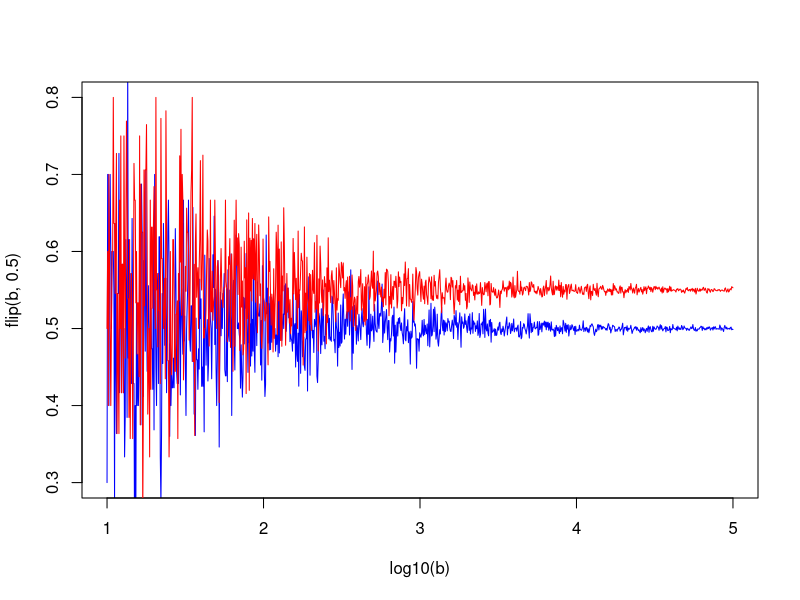
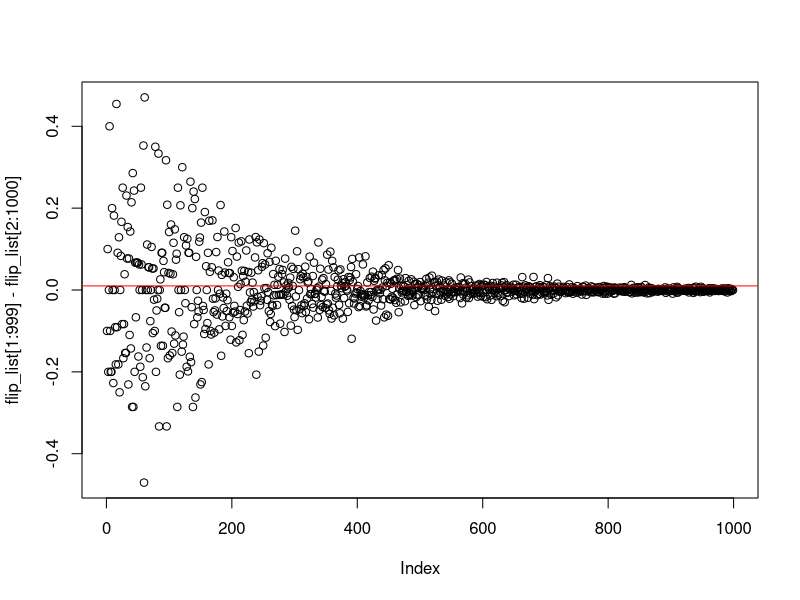
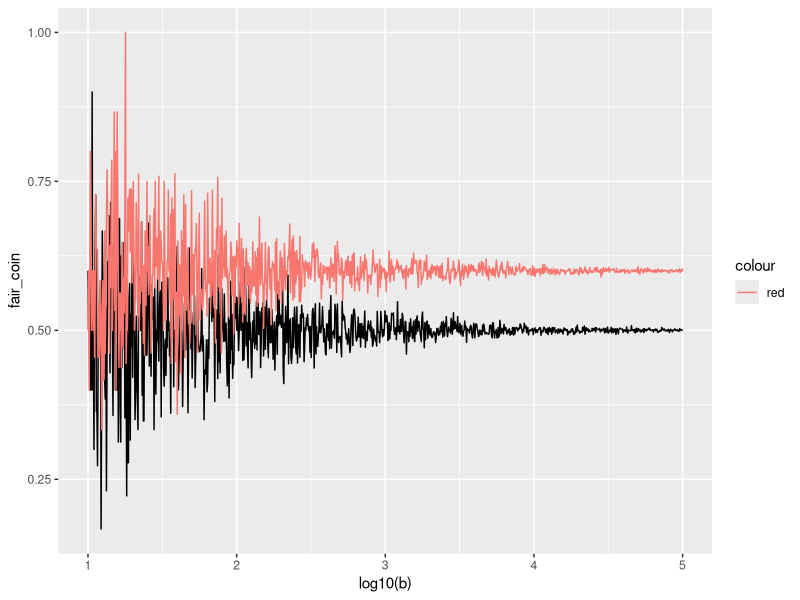
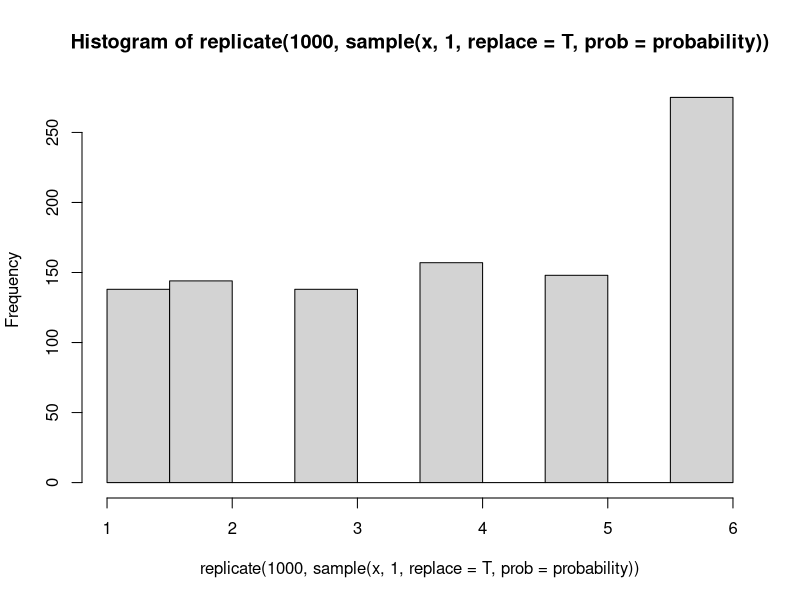

Generate these figures, in order, with R:
b<-10^seq(1,5,len=1000) #creates a 1000 simulations ranging frmo 10^1 to 10^5


#flip is a funciton that takes two parameters, b and x, which are the number of simulations and the probablity of the coin with a default of .5, also known as 50/50
flip <-function(b,x=.5){
  sapply(b,                   #lapply takes a vector and then applies a function with that vector
         function(b) mean(rbinom(b,1,x)))  #rbinom is a base R function that randonly generates values based on the binomial forumla
}

plot(log10(b),flip(b,.5),type='l',col='blue',ylim = c(.3,.8))  #plot will create a graph with log10(b) as the x axes and then pots the result of the flip() function above
lines(log10(b),flip(b,.55),type='l',col='red')  #lines is like plot, but instead of creating a new plot, it overlays over top of the current plot

flip_list<-flip(b,.5)

plot(flip_list[1:999]-flip_list[2:1000])
abline(h=.01, col='red')


fair_coin<-flip(b,.5)
unfair_coin<-flip(b,.6)
df<-data.frame(fair_coin,unfair_coin)
library(ggplot2)
p<-ggplot(data=df,aes(x=log10(b),y=fair_coin))+geom_line() #makes first graph, saves to 'p'

p+ geom_line(aes(x=log10(b),y=unfair_coin,col='red')) #adds new graph to 'p'





rbinom(10,10,.5) # 10 is the number of observations while '1' is the number of trials. So, if this were 10 as well, there would a sum of 'successes' that were less than 10
dbinom(3,10,.5)  # this determines the density,  aka probability of exact outcome, so x= 3 heads out of 10, is not the cumulative 0-3 but exactly 3 for example. for cumulative, use pbinom, or sum dbinom:
sum(dbinom(3,10,.5),dbinom(2,10,.5),dbinom(1,10,.5),dbinom(0,10,.5))
pbinom(3,10,.5)




#coin_flip() does the flipping, two styles, by thumb is standard

coin_flip<-function(type = .5, bias = .1){
  rbinom(1,1,type+bias)
}
mean(replicate(100,coin_flip()))

#coin will be either unbiased or biased.

Bag_of_coins<- c(rep(.5,9),.6) #lists 9 fair coins, one biased coin at .6
sample<-sample(Bag_of_coins,5,replace = F) #picks 5 coins randomly from bag
coin_flip(type=sample,bias=0)


#expected value
x<-c(1,2,3,4,5,6) # single dice
probability<-(c(rep(1/7,5),.2857143)) #probabilty that the dice is loaded for 6
  hist(replicate(1000,sample(x,1,replace = T,prob=probability)))


  x<-c(0,1) # single coin, 0=Tails
  probability<-c(.5,.5) #probabilty that the coin is fair = .5
  mean(replicate(1000,sample(x,1,replace = T,prob=probability)))

#simulation game




  #flip game
  #establish players, beginning money
  Player_class<-function(s,p){
    value<-list("stash"=s,"player_name"=p)
      attr(value, "class") <- "player"
    value}

  flip<-function(obj){
      UseMethod("flip")
  }

  flip.default<-function(obj,p=.5){
    value<-rbinom(1,1,p)
    value
  }

  flip.player<-function(obj,p=.5){
    value<-rbinom(1,1,p)
    value
  }

  p1<-Player_class(10,'p1')
  p2<-Player_class(10,'p2')

  flip(p1)  #this is a method, a function, called for player1 'p1' where rbinom produces a coint toss
  #questions: how to modify probablity from default of .5?
  #

  n<-2  #number of players

  for (i in 1:n){print(i)}



  p1<-10;p2<-10
  #player_stash <- 10
  # 1.
  bet_options<-c(1,2,3)
  bet<-sample(bet_options,1)

  #4 determine winner or loser
  #     person who flips calls h/t
  call_coin<-sample(c(1,0),1)
  ifelse(call_coin==1,print("I call heads"),print("I call tails"))


  #flip coin
      flip<-rbinom(1,1,.5)
      ifelse(flip==1,print("Heads"),print("Tails"))
  if(call_coin - flip==0){
    p1<-p1+bet
    p2<-p2-bet
    }else{
       p1<-p1-bet
       p2<-p2+bet}

  # if call - flip  != 0 then non caller wins
  # winner has their stash += bet
  # loser has tehir stash reduced -= bet



  #sample from















################
      #object oriented Programming#
library(R6)

      Player<-R6Class("Player",
                      public = list(
                        name = NULL,
                        stash = NULL,
                        betting_style = NULL,
                        initialize = function(name = NA, stash = NA, betting_style = 2) {
                          self$name <- name  #these functions will be called upon intitializing new objects
                          self$stash <- stash
                          self$betting_style<-betting_style
                          self$greet()
                          },
                        set_stash = function(val) {
                          self$stash <- val
                        },
                        greet = function() {
                          cat(paste0("Hello, my name is ", self$name, ".\n\n\n"))
                          cat(paste0("My stash of chips is ", self$stash, ".\n\n\n"))
                          cat(paste0("My style of betting is ", self$betting_style, ".\n\n\n"))
                        },
                        call_coin = function(){
                          call<-ifelse(sample(c(1,0),1)==1,'Heads!','Tails!')
                          cat(paste0("I call ",call,"\n\n\n"))
                        },
                        flip_coin = function(){
                          #validate that bet of 'heads or tails' has occured
                          #if (call)
                            flip<-rbinom(1,1,.5)
                          ifelse(flip==1,flip<-"Heads",flip<-"Tails")
                          flip
                        }#,
                        #make_bet<-function(player){
                        #  call_coin()

                        #  }

                      )
      )
p1<-Player$new("Brian",10,3)
p2<-Player$new("Julie",10)

# the following game should take 2 players and let them flip a coin after call heads/tails.
# Two mirror a real word 2 minute round of several bets,
#a minimum of 4 bets can occur and a limit of 15...
#assumes one could only make 15 bets in 2 minutes,  and a min of 4 bets
Betting_Game<-R6Class('Betting_Game',

                      public = list(
                        name = NULL,
                        outcome = NULL,
                        max_bet = NULL,
                        bet_options = NULL,
                        rounds = NULL, #simple integer counting rounds
                        bet_outcome = NULL,  #for a given bet, who won? output something like c(p1,+3,p2,-3)
                        number_of_bets = NULL,
                        outcome_tally = NULL, #at end of round wht is the standing? c(number of bets,p1$name,w,l,p1$stash,p2$name,w,l,p2$stash)

                        initialize = function(name = NA, outcome = NA, bet_options=c(1,2,3), max_bet=3,rounds = 2) {
                          self$name <- name  #these functions will be called upon intitializing new objects
                          self$outcome <- outcome
                          self$bet_options<-bet_options
                          self$max_bet <- max_bet
                          self$rounds <- rounds
                          self$greet()
                        },
                        greet = function() {
                          cat(paste0("Hello, would you like to play a game?","\n\n\n"))
                        },
                        bet=function(p1,p2){  #take 2 players
                          player1<-p1
                          player2<-p2
                          players<-c(p1,p2)
                          makes_bet<-sample(players,1) #one idea would be to make a sorted list here.  then makes_bet[2] would flip

                          flip_outcome<-NULL
                          flip_coin = function(){
                            #validate that bet of 'heads or tails' has occured
                            #if (call)
                            flip_outcome<<-rbinom(1,1,.5)
								flip<-flip_outcome
                            ifelse(flip==1,flip<-"Heads",flip<-"Tails")
                            cat("and the coin comes up ",flip,"!")
								return (flip_outcome)
                          }

                          who_flips<-NULL #Who gets to flip the coin?
                          if(makes_bet[[1]]$name == p1$name){who_flips<-p2}else{who_flips<-p1}
                          who_flips
                          cat("this program chooses",makes_bet[[1]]$name," to make the bet.\n\n\n")
                          cat ("and ",who_flips$name," will flip the coin.\n\n\n")
                          bet<-sample(self$bet_options,1)  #look at aggressive style of player, use that to multiply by 1,then round down; check to see if bet is smaller than remainder of both player's stash
                          cat(makes_bet[[1]]$name,"makes a bet of ",bet, ".\n\n\n")
                          call_coin<-sample(c(1,0),1)  #1 =  heads
                          cat (who_flips$name," is now flipping the coin.\n\n\n")
                          if(call_coin==1){
                            cat(makes_bet[[1]]$name," calls heads!\n\n\n")
                            }
                            else{cat(makes_bet[[1]]$name," calls tails!\n\n\n")}

                          #embed flip_coin into another function uses rounds to constrain the number of bets
                          #and then tracks the outcomes of the bets
                     #number_of_bets
					      flip_coin()

						  #bet_outcome
						     ifelse(call_coin==flip_outcome , print('wins!'),print('lose'))

                          #outcome_tally
                                                    #evaluate who wins to print winner and then the final score of stash.

                        }
                        )
)

game1<-Betting_Game$new("game 1")
game1$bet(p1,p2)



make_winner_grid<-function(num_of_players=2, num_of_rounds=1){
  #create a matrix?  or a data.frame?
  flip_count<-sample(1:20,1)  #to simulate a number of flips in one minute
  for(i in 1:flip_count) {
    game1<-Betting_Game$new("game 1")
    p1<-Player$new("Brian",10,3)
    p2<-Player$new("Julie",10)
    game1$bet(p1,p2)
  }
  #Need to track rounds
  #Need to track players
    #player count should be even at first
    ifelse( num_of_players%%2 == 0,print('there are an even number of players'),print("uneven number of players"))

  #need to know number of flips
  #need to know who won, who lost
  #need to know number of winners
    #need a count of player stashes

  }



a<-make_winner_grid(2, num_of_rounds=1)
